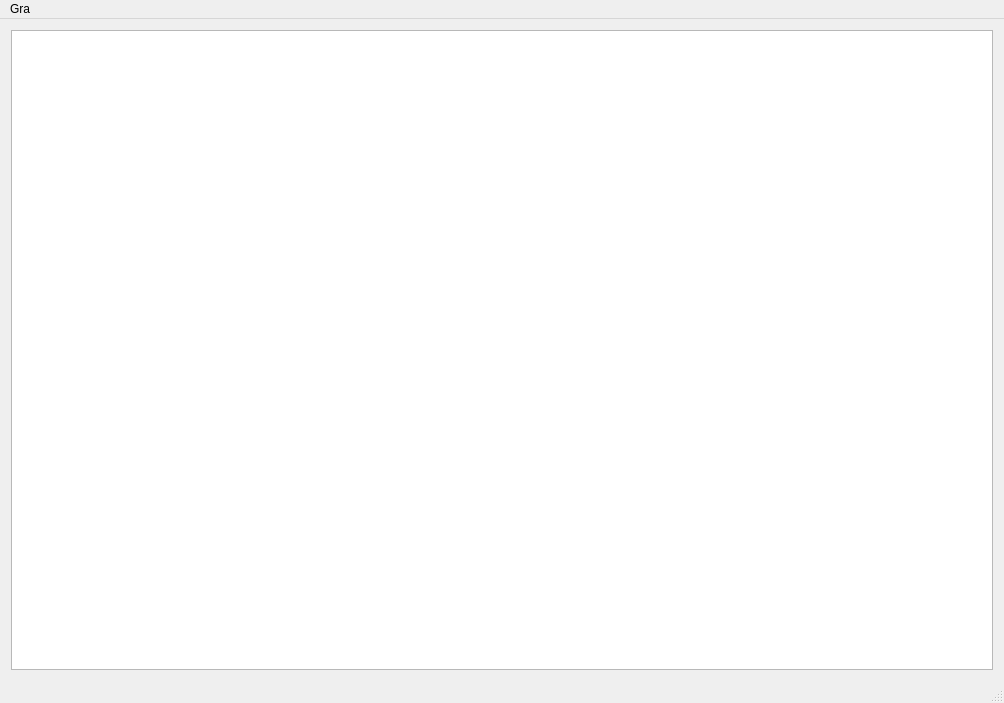
<?xml version="1.0" encoding="UTF-8"?>
<ui version="4.0">
 <class>MainWindow</class>
 <widget class="QMainWindow" name="MainWindow">
  <property name="geometry">
   <rect>
    <x>0</x>
    <y>0</y>
    <width>1000</width>
    <height>700</height>
   </rect>
  </property>
  <property name="windowTitle">
   <string>Hexxagon</string>
  </property>
  <widget class="QWidget" name="centralWidget">
   <layout class="QVBoxLayout" name="verticalLayout">
    <item>
     <widget class="QGraphicsView" name="graphicsView">
      <property name="minimumSize">
       <size>
        <width>982</width>
        <height>640</height>
       </size>
      </property>
     </widget>
    </item>
   </layout>
  </widget>
  <widget class="QMenuBar" name="menuBar">
   <property name="geometry">
    <rect>
     <x>0</x>
     <y>0</y>
     <width>1000</width>
     <height>20</height>
    </rect>
   </property>
   <widget class="QMenu" name="menuGra">
    <property name="title">
     <string>Gra</string>
    </property>
    <addaction name="actionNowa_Gra"/>
    <addaction name="actionZako_cz"/>
   </widget>
   <addaction name="menuGra"/>
  </widget>
  <widget class="QStatusBar" name="statusBar"/>
  <action name="actionNowa_Gra">
   <property name="text">
    <string>Nowa Gra</string>
   </property>
  </action>
  <action name="actionZako_cz">
   <property name="text">
    <string>Zakończ</string>
   </property>
  </action>
 </widget>
 <layoutdefault spacing="6" margin="11"/>
 <resources/>
 <connections/>
</ui>
